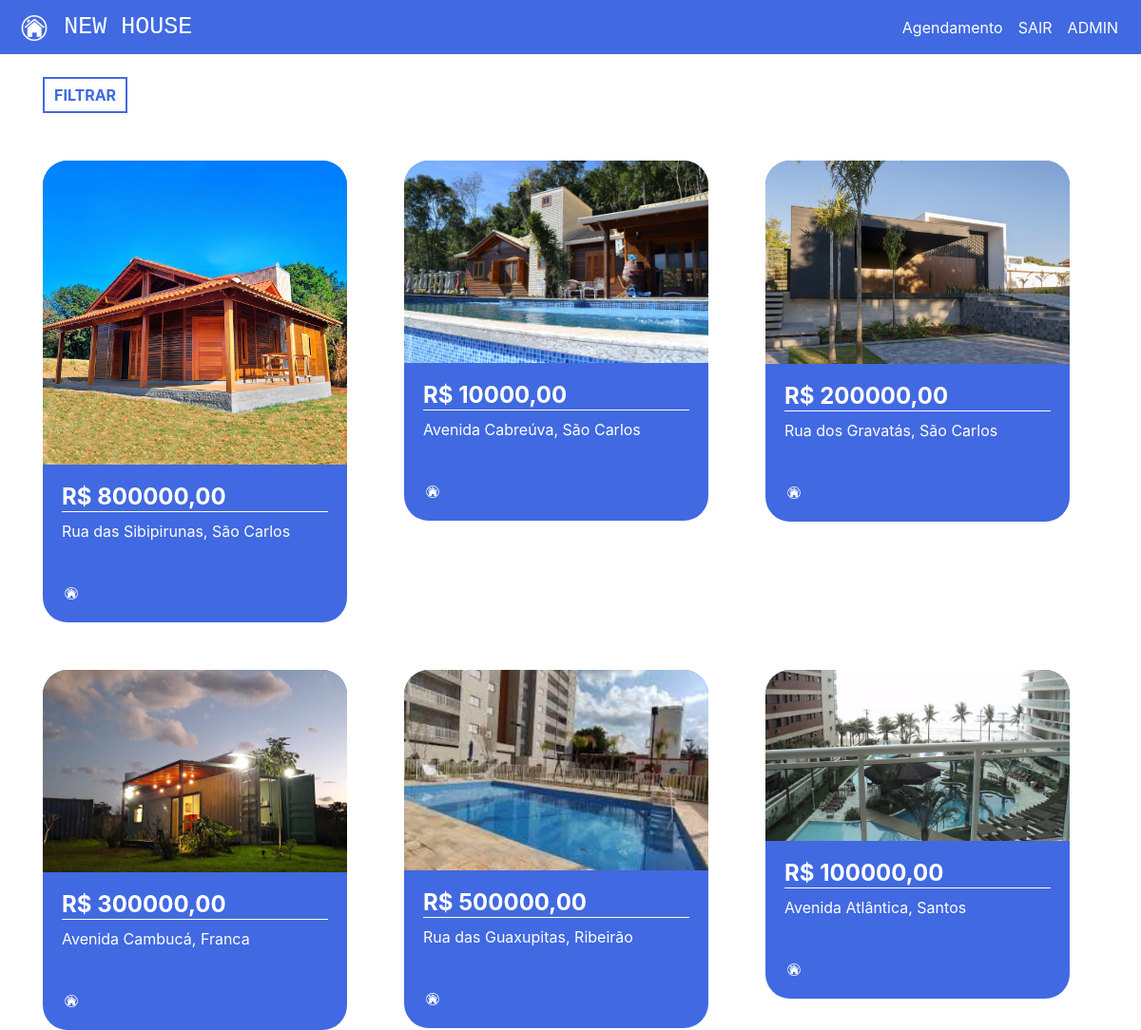
The app's page / (signed in), older data.
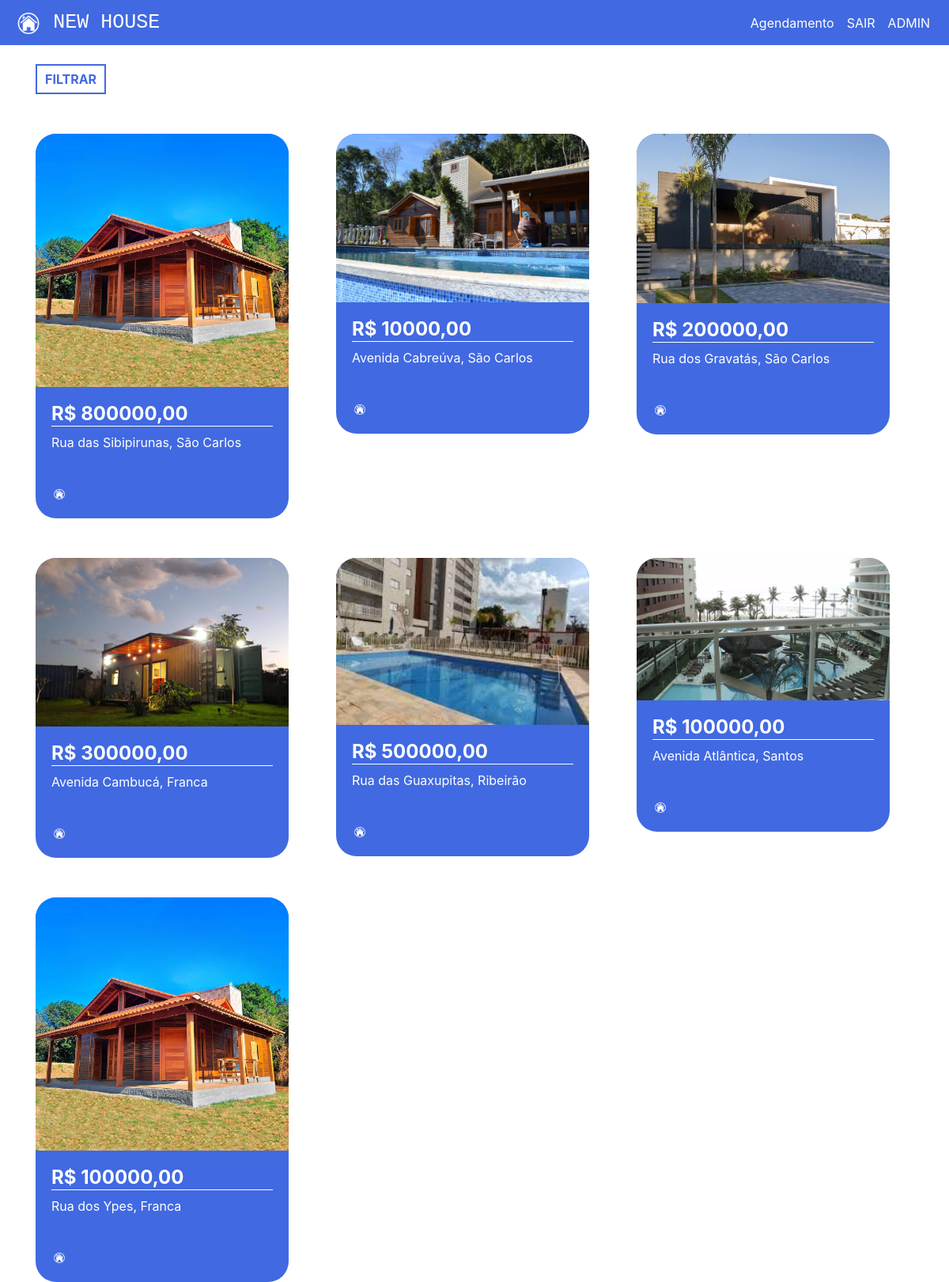
The same page, newer data.
### plataforma/models.py (models this page shows, shortened)
class Imovei(models.Model):
    choices = (('V', 'Venda'),
            ('A', 'Aluguel'))
    choices_imovel = (('A', 'Apartamento'),
            ('C', 'Casa'))
    imagens = models.ManyToManyField(Imagem)
    valor = models.DecimalField(max_digits=8,decimal_places=2)
    quartos = models.IntegerField()
    tamanho = models.DecimalField(max_digits=8,decimal_places=2)
    cidade = models.ForeignKey(Cidade, on_delete=models.DO_NOTHING)
    rua = models.CharField(max_length=50)
    tipo = models.CharField(max_length=1, choices=choices)
    tipo_imovel = models.CharField(max_length=1, choices=choices_imovel)
    numero = models.IntegerField()
    descricao = models.TextField()
    dias_visita = models.ManyToManyField(DiasVisita)
    horarios = models.ManyToManyField(Horario)

class Imagem(models.Model):
    img = models.ImageField(upload_to='img')

class Cidade(models.Model):
    nome = models.CharField(max_length=30)
    def __str__(self) -> str:
        return self.nome

### plataforma/views.py (the view)
# urls.py: path('', views.home, name='home'),
@login_required(login_url='/auth/logar/')
def home(request):
    preco_minimo = request.GET.get('preco_minimo')
    preco_maximo = request.GET.get('preco_maximo')
    cidade = request.GET.get('cidade')
    tipo = request.GET.getlist('tipo')
    cidades = Cidade.objects.all()
    if preco_minimo or preco_maximo or cidade or tipo:
        if not preco_minimo:
            preco_minimo = 0
        if not preco_maximo:
            preco_maximo = 999999999
        if not tipo:
            tipo = ['A', 'C']
        imoveis = Imovei.objects.filter(valor__gte=preco_minimo)\
            .filter(valor__lte=preco_maximo)\
            .filter(tipo_imovel__in=tipo).filter(cidade=cidade)
    else:
        imoveis = Imovei.objects.all()
    return render(request, 'home.html', {'imoveis': imoveis, 'cidades': cidades})

### plataforma/templates/home.html (shortened to what this page needs)
{% extends 'base.html' %}
{% load static %}
{% block 'head' %}
<link rel="stylesheet" href="{% static 'plataforma/css/home.css' %}">
{% endblock %}
{% block 'body' %}
<div class="container">
    <br>
    <button type="button" class="btn_filtrar" data-toggle="modal"
    data-target="#exampleModal">
        FILTRAR
    </button>
<div class="row">
    {% for imovel in imoveis %}
    <div class="col-md cont">
        <div class="card_imovel">
            <img class="img_capa_imovel" src="{{imovel.imagens.all.0.img.url}}">
            <div class="informacoes_imoveis">
                <a class="a_none" href="{% url 'imovel' imovel.id %}"><h4 class="valor">R$ {{imovel.valor}}</h4></a>
                <p>{{imovel.rua}}, {{imovel.cidade}}</p>
                <br>
                <img width="7%" src="{% static 'plataforma/img/logo.png' %}">
            </div>
        </div>
    </div>
    {% endfor %}
</div>
</div>
{% endblock %}

Row changes from the older to the newer data that the page shows:
added Imovei: imagens.all.0.img (picture), valor "100000,00", rua "Rua dos Ypes", cidade "Franca"
